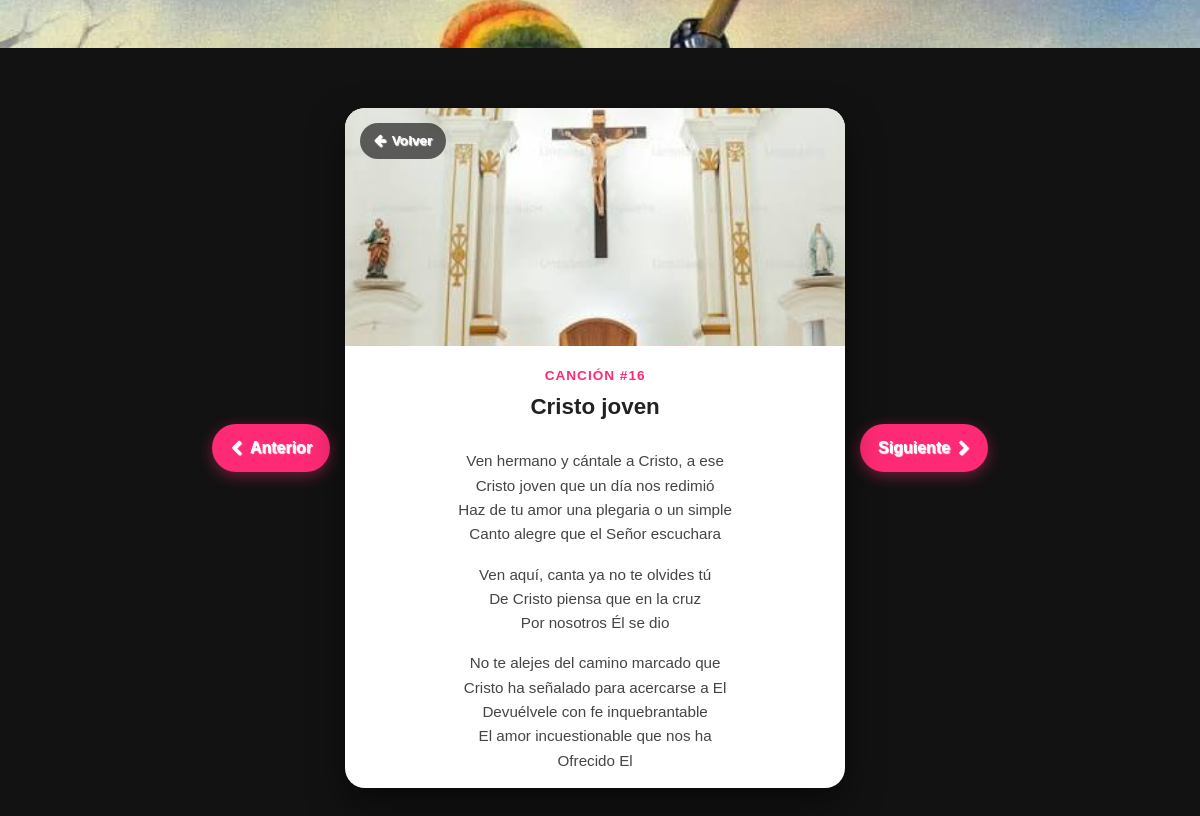
The app's page /canciones/16/ with its own data.
### Cancionero/models.py (models this page shows)
class Cancion(models.Model):
    titulo = models.CharField(max_length=200)
    contenido = models.TextField()

### Cancionero/views.py (the view)
# urls.py: path('canciones/<int:cancion_id>/', Cancionero.detalles_cancion,name='detalle_cancion')
def detalles_cancion(request,cancion_id):
    cancion = get_object_or_404(Cancion,id=cancion_id)
    cancion_anterior = Cancion.objects.filter(id__lt=cancion.id).order_by('-id').first()
    cancion_siguiente = Cancion.objects.filter(id__gt=cancion.id).order_by('id').first()
    context = {
        'cancion': cancion,
        'cancion_anterior_id': cancion_anterior.id if cancion_anterior else None,
        'cancion_siguiente_id': cancion_siguiente.id if cancion_siguiente else None,
    }
    return render(request, 'cancion.html', context)

### Cancionero/templates/cancion.html
{% extends "base.html" %}
{% load static %}
{% block content %}
<br>
<br>
<div class="pantalla-cancion">
    <div class="nav-lateral nav-izquierda">
        {% if cancion_anterior_id %}
            <a href="{% url 'detalle_cancion' cancion_anterior_id %}" class="btn-nav-flotante" title="Canción anterior">
                <i class="fa fa-chevron-left"></i>
                <span class="texto-nav">Anterior</span>
            </a>
        {% else %}
            <span class="btn-nav-flotante disabled">
                <i class="fa fa-chevron-left"></i>
                <span class="texto-nav">Anterior</span>
            </span>
        {% endif %}
    </div>
    <div class="tarjeta-cancion">
        <div class="tarjeta-imagen">
            <a href="{% url 'cancionero' %}" class="btn-volver" title="Volver a la lista">
                <i class="fa fa-arrow-left"></i> Volver
            </a>
            <img src="{% static 'img/Altar.jfif' %}" alt="Imagen de {{ cancion.titulo }}">
        </div>
        <div class="tarjeta-cuerpo">
            <span class="subtitulo">Canción #{{ cancion.id }}</span>
            <h2 class="titulo">{{ cancion.titulo }}</h2>
            <div class="contenido">
                <p>{{ cancion.contenido|linebreaks }}</p>
            </div>
        </div>
    </div>
    <div class="nav-lateral nav-derecha">
        {% if cancion_siguiente_id %}
            <a href="{% url 'detalle_cancion' cancion_siguiente_id %}" class="btn-nav-flotante" title="Siguiente canción">
                <span class="texto-nav">Siguiente</span>
                <i class="fa fa-chevron-right"></i>
            </a>
        {% else %}
            <span class="btn-nav-flotante disabled">
                <span class="texto-nav">Siguiente</span>
                <i class="fa fa-chevron-right"></i>
            </span>
        {% endif %}
    </div>
</div>
{% endblock %}

### static/css/estilos.css (style rules this page uses)
* { margin: 0; padding: 0; box-sizing: border-box; font-family: 'Monserrat', sans-serif; }
body { background-size: cover; background-position: 20% 20%; background-attachment: fixed; background-image: url("../img/SanJorge.jfif"); text-shadow: 1px 1px 1px white; }
*::before, *::after { box-sizing: border-box; }
.pantalla-cancion { display: flex; align-items: center; justify-content: center; width: 100%; min-height: 100vh; padding: 20px; box-sizing: border-box; gap: 15px; background-color: #121212; }
.tarjeta-cancion { width: 85%; max-width: 500px; height: 85vh; max-height: 85vh; background: #ffffff; border-radius: 20px; overflow: hidden; box-shadow: 0 15px 35px rgba(0, 0, 0, 0.5); display: flex; flex-direction: column; position: relative; }
.tarjeta-imagen { position: relative; width: 100%; height: 35%; min-height: 160px; overflow: hidden; flex-shrink: 0; }
.tarjeta-imagen img { width: 100%; height: 100%; object-fit: cover; }
.btn-volver { position: absolute; top: 15px; left: 15px; z-index: 5; background: rgba(0, 0, 0, 0.6); backdrop-filter: blur(4px); color: #ffffff; padding: 8px 14px; border-radius: 20px; text-decoration: none; font-size: 0.85rem; font-weight: 600; display: flex; align-items: center; gap: 6px; transition: background-color 0.2s ease, transform 0.2s ease; }
.tarjeta-cuerpo { padding: 20px; text-align: center; flex-grow: 1; display: flex; flex-direction: column; overflow: hidden; }
.subtitulo { color: #ff2a75; font-size: 0.85rem; font-weight: 700; text-transform: uppercase; letter-spacing: 1px; }
.titulo { margin: 8px 0 12px 0; font-size: 1.4rem; color: #222222; font-weight: 700; }
.contenido { color: #444444; font-size: 0.95rem; line-height: 1.6; overflow-y: auto; padding: 0 10px; flex-grow: 1; }
.nav-lateral { display: flex; align-items: center; justify-content: center; }
.btn-nav-flotante { background-color: #ff2a75; color: #ffffff; text-decoration: none; padding: 12px 18px; border-radius: 30px; font-weight: 600; display: flex; align-items: center; gap: 8px; box-shadow: 0 4px 15px rgba(255, 42, 117, 0.4); transition: background-color 0.2s ease, transform 0.2s ease; white-space: nowrap; }

### records on screen
Cancion: id "16", titulo "Cristo joven", contenido "Ven hermano y cántale a Cristo, a ese Cristo joven que un día nos redimió Haz de tu amor una plegaria o un simple Canto alegre que el Señor escuchara Ven aquí, canta ya no te olvides tú De Cristo piensa que en la cruz Por nosotros Él se dio No te alejes del camino marcado que Cristo ha señalado para acercarse a El Devuélvele con fe inquebrantable El amor incuestionable que nos ha Ofrecido El"
